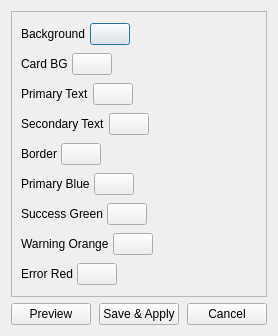
<?xml version="1.0" encoding="UTF-8"?>
<ui version="4.0">
 <class>ThemeSettingsDialog</class>
 <widget class="QDialog" name="ThemeSettingsDialog">
  <property name="windowTitle"><string>Theme Settings</string></property>
  <layout class="QVBoxLayout" name="mainLayout" stretch="1,0">
   <property name="spacing"><number>6</number></property>
   <item>
    <widget class="QScrollArea" name="colorScroll">
     <property name="widgetResizable"><bool>true</bool></property>
     <widget class="QWidget" name="colorInner">
      <layout class="QVBoxLayout" name="formLayout">
       <property name="spacing"><number>4</number></property>
       <item><layout class="QHBoxLayout" name="row_bg_main"><property name="leftMargin"><number>0</number></property><property name="topMargin"><number>2</number></property><property name="rightMargin"><number>0</number></property><property name="bottomMargin"><number>2</number></property><item><widget class="QLabel" name="lbl_bg_main"><property name="text"><string>Background</string></property></widget></item><item><widget class="QPushButton" name="color_bg_main"/></item><item><spacer name="hsp_bg_main"><property name="orientation"><enum>Qt::Horizontal</enum></property><property name="sizeHint" stdset="0"><size><width>40</width><height>20</height></size></property></spacer></item></layout></item>
       <item><layout class="QHBoxLayout" name="row_bg_card"><property name="leftMargin"><number>0</number></property><property name="topMargin"><number>2</number></property><property name="rightMargin"><number>0</number></property><property name="bottomMargin"><number>2</number></property><item><widget class="QLabel" name="lbl_bg_card"><property name="text"><string>Card BG</string></property></widget></item><item><widget class="QPushButton" name="color_bg_card"/></item><item><spacer name="hsp_bg_card"><property name="orientation"><enum>Qt::Horizontal</enum></property><property name="sizeHint" stdset="0"><size><width>40</width><height>20</height></size></property></spacer></item></layout></item>
       <item><layout class="QHBoxLayout" name="row_text_main"><property name="leftMargin"><number>0</number></property><property name="topMargin"><number>2</number></property><property name="rightMargin"><number>0</number></property><property name="bottomMargin"><number>2</number></property><item><widget class="QLabel" name="lbl_text_main"><property name="text"><string>Primary Text</string></property></widget></item><item><widget class="QPushButton" name="color_text_main"/></item><item><spacer name="hsp_text_main"><property name="orientation"><enum>Qt::Horizontal</enum></property><property name="sizeHint" stdset="0"><size><width>40</width><height>20</height></size></property></spacer></item></layout></item>
       <item><layout class="QHBoxLayout" name="row_text_secondary"><property name="leftMargin"><number>0</number></property><property name="topMargin"><number>2</number></property><property name="rightMargin"><number>0</number></property><property name="bottomMargin"><number>2</number></property><item><widget class="QLabel" name="lbl_text_secondary"><property name="text"><string>Secondary Text</string></property></widget></item><item><widget class="QPushButton" name="color_text_secondary"/></item><item><spacer name="hsp_text_secondary"><property name="orientation"><enum>Qt::Horizontal</enum></property><property name="sizeHint" stdset="0"><size><width>40</width><height>20</height></size></property></spacer></item></layout></item>
       <item><layout class="QHBoxLayout" name="row_border"><property name="leftMargin"><number>0</number></property><property name="topMargin"><number>2</number></property><property name="rightMargin"><number>0</number></property><property name="bottomMargin"><number>2</number></property><item><widget class="QLabel" name="lbl_border"><property name="text"><string>Border</string></property></widget></item><item><widget class="QPushButton" name="color_border"/></item><item><spacer name="hsp_border"><property name="orientation"><enum>Qt::Horizontal</enum></property><property name="sizeHint" stdset="0"><size><width>40</width><height>20</height></size></property></spacer></item></layout></item>
       <item><layout class="QHBoxLayout" name="row_primary"><property name="leftMargin"><number>0</number></property><property name="topMargin"><number>2</number></property><property name="rightMargin"><number>0</number></property><property name="bottomMargin"><number>2</number></property><item><widget class="QLabel" name="lbl_primary"><property name="text"><string>Primary Blue</string></property></widget></item><item><widget class="QPushButton" name="color_primary"/></item><item><spacer name="hsp_primary"><property name="orientation"><enum>Qt::Horizontal</enum></property><property name="sizeHint" stdset="0"><size><width>40</width><height>20</height></size></property></spacer></item></layout></item>
       <item><layout class="QHBoxLayout" name="row_green"><property name="leftMargin"><number>0</number></property><property name="topMargin"><number>2</number></property><property name="rightMargin"><number>0</number></property><property name="bottomMargin"><number>2</number></property><item><widget class="QLabel" name="lbl_green"><property name="text"><string>Success Green</string></property></widget></item><item><widget class="QPushButton" name="color_green"/></item><item><spacer name="hsp_green"><property name="orientation"><enum>Qt::Horizontal</enum></property><property name="sizeHint" stdset="0"><size><width>40</width><height>20</height></size></property></spacer></item></layout></item>
       <item><layout class="QHBoxLayout" name="row_orange"><property name="leftMargin"><number>0</number></property><property name="topMargin"><number>2</number></property><property name="rightMargin"><number>0</number></property><property name="bottomMargin"><number>2</number></property><item><widget class="QLabel" name="lbl_orange"><property name="text"><string>Warning Orange</string></property></widget></item><item><widget class="QPushButton" name="color_orange"/></item><item><spacer name="hsp_orange"><property name="orientation"><enum>Qt::Horizontal</enum></property><property name="sizeHint" stdset="0"><size><width>40</width><height>20</height></size></property></spacer></item></layout></item>
       <item><layout class="QHBoxLayout" name="row_red"><property name="leftMargin"><number>0</number></property><property name="topMargin"><number>2</number></property><property name="rightMargin"><number>0</number></property><property name="bottomMargin"><number>2</number></property><item><widget class="QLabel" name="lbl_red"><property name="text"><string>Error Red</string></property></widget></item><item><widget class="QPushButton" name="color_red"/></item><item><spacer name="hsp_red"><property name="orientation"><enum>Qt::Horizontal</enum></property><property name="sizeHint" stdset="0"><size><width>40</width><height>20</height></size></property></spacer></item></layout></item>
      </layout>
     </widget>
    </widget>
   </item>
   <item>
    <layout class="QHBoxLayout" name="buttonRow">
     <property name="spacing"><number>8</number></property>
     <item><widget class="QPushButton" name="previewBtn"><property name="text"><string>Preview</string></property></widget></item>
     <item><widget class="QPushButton" name="saveBtn"><property name="text"><string>Save &amp;&amp; Apply</string></property></widget></item>
     <item><widget class="QPushButton" name="cancelBtn"><property name="text"><string>Cancel</string></property></widget></item>
    </layout>
   </item>
  </layout>
 </widget>
 <resources/>
</ui>
